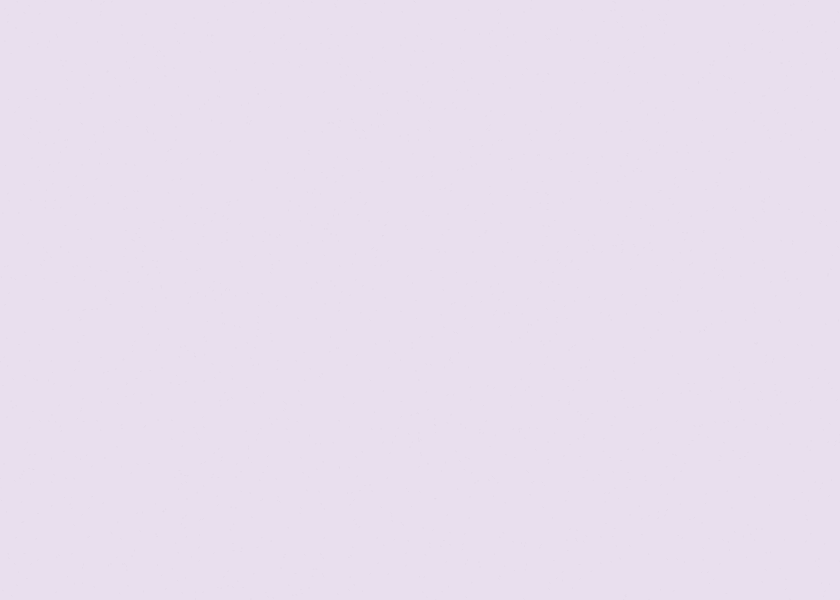
Frame 1 (no input)
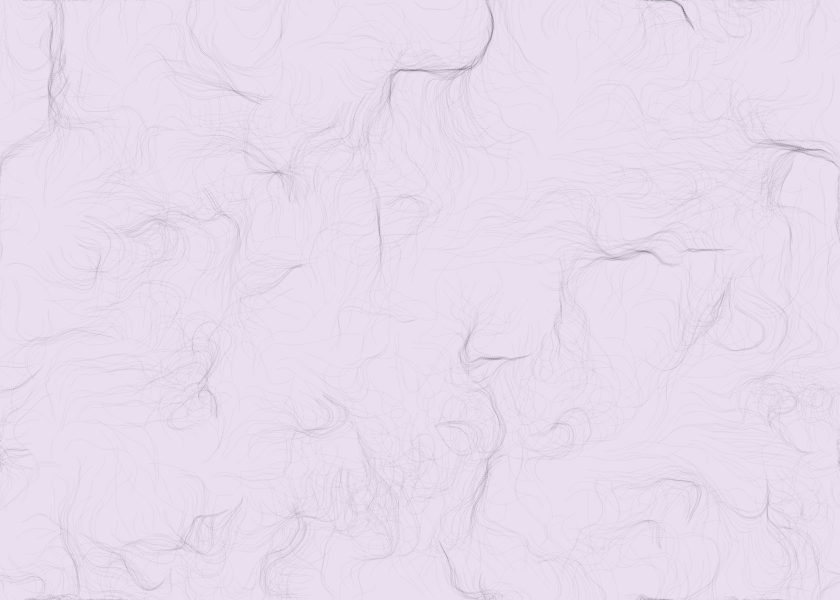
Frame 60 (no input)
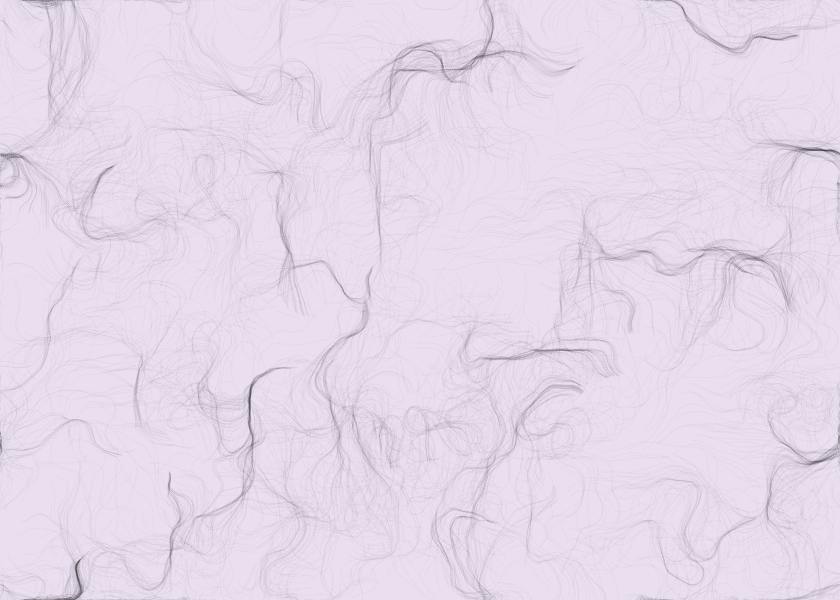
Frame 120 (the mouse pressed at the canvas centre since frame 60)

The p5.js sketch that drew these frames (run headless with seeded random() and noise() and a simulated clock; from frame 60 on, the mouse is pressed at the canvas centre):

// p5.js sketch
// ── sketch.js
var inc = 0.1;
var scl = 10;
var cols, rows;
var particles = [];
//interesting
var zoff = 0;

var flowfield;

function setup() {
    //400 by 400 beyond my GTX1080's power
    //actually, if you don't draw those vectors
    //800 by 600 with 5000 particles is affordable. 
    createCanvas(840, 600);
    frameRate(24);
    // cols = floor(width / scl);
    // rows = floor(height / scl);

    // test event inside p5.js function
    // works, nice.
    // another thought, setInterval, add an animation
    // console.log(document.readyState);
    // document.getElementById("reset").addEventListener("click", function(event) {
    //     console.log('before', particles.length);
    //     clear();
    //     console.log('after', particles.length);
    // }, false);

    //es6 
    //cache array for vectors at each position
    // flowfield = new Array(cols * rows);
    calField();
    //interesting, adding 1000 particles doesn't slow down my machine
    //looks like vector calculation for perlin noise at each position 
    //eat too much GPU
    for (var i = 0; i < 2000; i++) {
        particles.push(new Particle());
    }
    background('rgba(182,150,198,0.3)');
}

function calField() {
    // re-calculate the vector
    // maybe we should justify the scl too.
    cols = floor(width / scl);
    rows = floor(height / scl);
    flowfield = null;
    flowfield = new Array(cols * rows);
}

function draw() {
    var yoff = 0;
    for (var y = 0; y < rows; y++) {
        var xoff = 0;
        for (var x = 0; x < cols; x++) {
            var index = x + y * cols;
            var r = noise(xoff, yoff, zoff);
            //multiply angle by 2 will add vector to all direction
            var angle = r * TWO_PI * 2;
            var v = p5.Vector.fromAngle(angle);
            //control the force vector
            v.setMag(1);
            flowfield[index] = v;
            xoff += inc;
        }
        yoff += inc;
        zoff += 0.0003;
    }

    for (let p of particles) {
        p.follow(flowfield);
        p.update();
        p.show();
        p.edges();
    }
}

function windowResized() {
    // resize will clear the canvas
    resizeCanvas(windowWidth, windowHeight);
    calField();
    // reset particles
    for (let p of particles) {
        p.reset();
    }
}

// maybe I should add a cancel function
// ── indexTest.html
<!DOCTYPE html>
<html>
  <head>
    <meta name="viewport" width=device-width, initial-scale=1.0, maximum-scale=1.0, user-scalable=0 http-equiv="Content-Security-Policy" content="upgrade-insecure-requests">
    <style> body {padding: 0; margin: 0;} </style>
    <!-- <script src="../addons/p5.min.js"></script> -->
    <script src="https://cdn.bootcss.com/p5.js/0.6.1/p5.min.js"></script>
    <!-- <script src="../addons/p5.dom.min.js"></script> -->
    <script src="https://cdn.bootcss.com/p5.js/0.6.1/addons/p5.dom.min.js"></script>
    <script src="./sketch.js"></script>
    <script src="./particle.js"></script>
  </head>
  <body style="background-color: transparent;">
  </body>
</html>
// ── particle.js

function Particle() {
    this.pos = createVector(random(width), random(height));
    this.vel = createVector(0, 0);
    this.acc = createVector(0, 0);
    this.prePos = this.pos.copy();

    //interesting part
    //question: can we control the speed, like slow down?
    //now we just add speed, so it will become faster and faster

    this.maxspeed = 2;

    this.reset = function() {
        this.pos.set(random(width), random(height));
        this.vel.mult(0);
        this.acc.mult(0);
        this.prePos = this.pos.copy();
    };

    this.update = function() {
        this.vel.add(this.acc);
        this.vel.limit(this.maxspeed);
        this.pos.add(this.vel);
        this.acc.mult(0);
    }

    this.applyForce = function(force) {
        this.acc.add(force);
    }

    this.show = function() {
        stroke(0, 5);
        strokeWeight(1);
        // point(this.pos.x, this.pos.y);
        line(this.pos.x, this.pos.y, this.prePos.x, this.prePos.y);
        this.updatePrev();
    }

    this.edges = function() {
        if (this.pos.x > width) {
            this.pos.x = 0;
            this.updatePrev();
        }
        if (this.pos.x < 0) {
            this.pos.x = width;
            this.updatePrev();
        }
        if (this.pos.y > height) {
            this.pos.y = 0;
            this.updatePrev();
        }
        if (this.pos.y < 0) {
            this.pos.y = height;
            this.updatePrev();
        }
    }

    this.follow = function(vectors) {
        var x = floor(this.pos.x/scl);
        var y = floor(this.pos.y/scl);
        var index = x + y * cols;
        var force = vectors[index];
        this.applyForce(force);
    }

    this.updatePrev = function() {
        this.prePos.x = this.pos.x;
        this.prePos.y = this.pos.y;
    }
}
